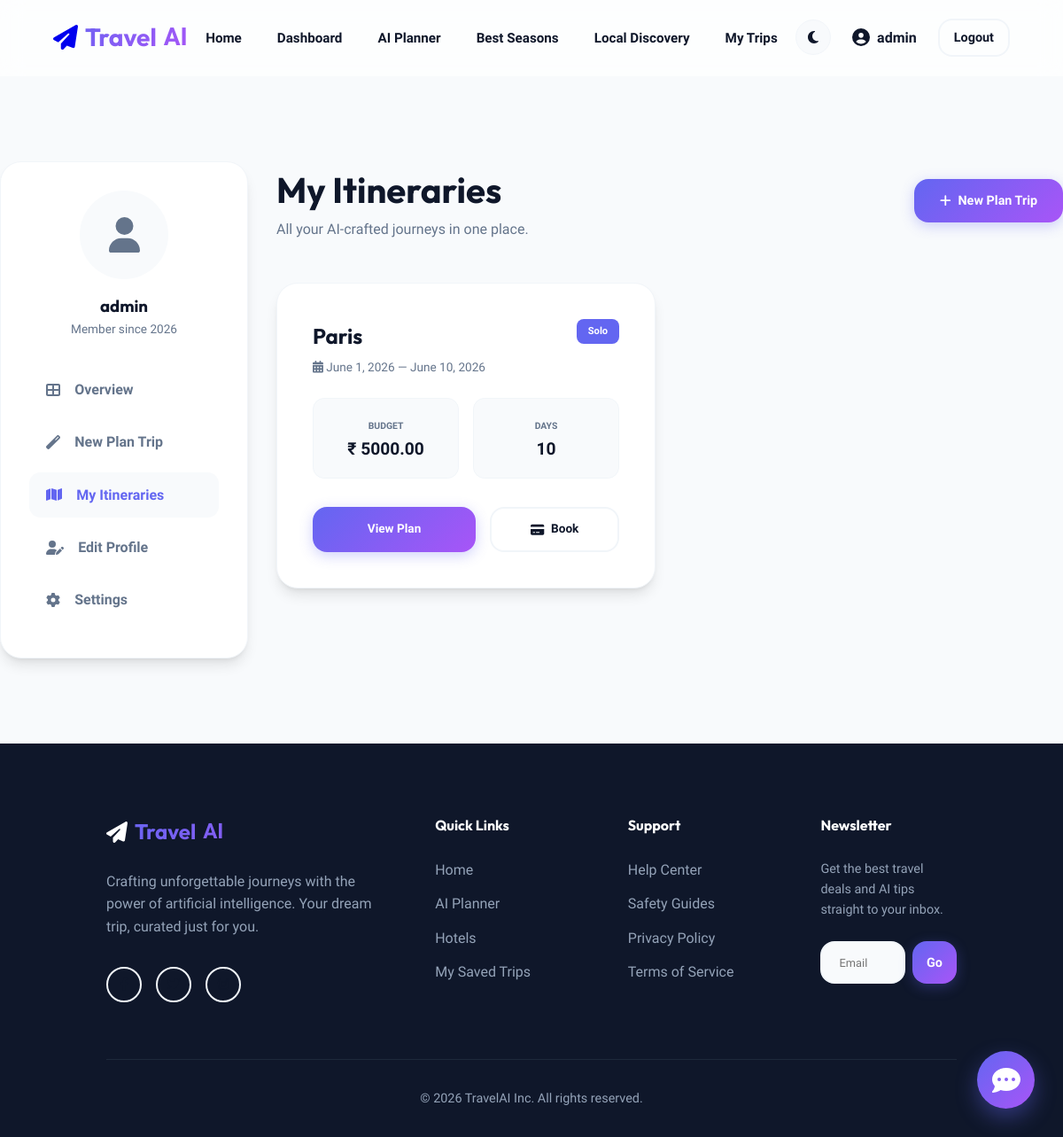
Screenshot of /saved-trips/ (signed in) with the database file from the repository.
### travel_app/models.py (models this page shows, shortened)
class Trip(models.Model):
    TRAVEL_TYPES = [
        ('Solo', 'Solo'),
        ('Family', 'Family'),
        ('Adventure', 'Adventure'),
        ('Romantic', 'Romantic'),
        ('Business', 'Business'),
    ]
    user = models.ForeignKey(User, on_delete=models.CASCADE, related_name='trips')
    starting_point = models.CharField(max_length=200, default='Delhi')
    destination_name = models.CharField(max_length=200)
    budget = models.DecimalField(max_digits=12, decimal_places=2)
    start_date = models.DateField()
    end_date = models.DateField()
    travel_type = models.CharField(max_length=50, choices=TRAVEL_TYPES)
    created_at = models.DateTimeField(auto_now_add=True)
    @property
    def duration(self):
        return (self.end_date - self.start_date).days

### travel_app/views.py (the view)
# urls.py: path('saved-trips/', views.saved_trips, name='saved_trips'),
@login_required
def saved_trips(request):
    trips = Trip.objects.filter(user=request.user)
    return render(request, 'travel_app/saved_trips.html', {'trips': trips})

### templates/travel_app/saved_trips.html (shortened to what this page needs)
{% extends 'travel_app/base.html' %}
{% block content %}
<div class="container" style="padding: 6rem 0;">
    <div class="dashboard-grid">
        <aside class="sidebar animate-slide">
            <div style="text-align: center; margin-bottom: 2rem;">
                {% if user.profile.profile_pic %}
                    <img src="{{ user.profile.profile_pic.url }}" style="width: 100px; height: 100px; border-radius: 50%; object-fit: cover; border: 4px solid var(--card-border);">
                {% else %}
                    <div style="width: 100px; height: 100px; border-radius: 50%; background: var(--input-bg); display: flex; align-items: center; justify-content: center; margin: 0 auto; font-size: 2.5rem; color: var(--text-muted);">
                        <i class="fas fa-user"></i>
                    </div>
                {% endif %}
                <h3 style="margin-top: 1rem; color: var(--text-main);">{{ user.username }}</h3>
                <p style="font-size: 0.85rem; color: var(--text-muted);">Member since {{ user.date_joined|date:"Y" }}</p>
            </div>
            <nav class="sidebar-nav">
                <li><a href="{% url 'dashboard' %}"><i class="fas fa-th-large"></i> Overview</a></li>
                <li><a href="{% url 'ai_planner' %}"><i class="fas fa-magic"></i> New Plan Trip</a></li>
                <li><a href="{% url 'saved_trips' %}" class="active"><i class="fas fa-map"></i> My Itineraries</a></li>
                <li><a href="{% url 'profile' %}"><i class="fas fa-user-edit"></i> Edit Profile</a></li>
                <li><a href="#"><i class="fas fa-cog"></i> Settings</a></li>
            </nav>
        </aside>
        <div class="main-content">
            <div style="display: flex; justify-content: space-between; align-items: center; margin-bottom: 3rem;">
                <div>
                    <h1 style="font-size: 2.5rem; color: var(--text-main);">My Itineraries</h1>
                    <p style="color: var(--text-muted);">All your AI-crafted journeys in one place.</p>
                </div>
                <a href="{% url 'ai_planner' %}" class="btn btn-primary"><i class="fas fa-plus"></i> New Plan Trip</a>
            </div>
            <div style="display: grid; grid-template-columns: repeat(auto-fill, minmax(350px, 1fr)); gap: 2rem;">
                {% for trip in trips %}
                <div class="card animate-fade">
                    <div class="card-content" style="padding: 2.5rem;">
                        <div style="display: flex; justify-content: space-between; align-items: flex-start; margin-bottom: 1.5rem;">
                            <div>
                                <h3 style="font-size: 1.5rem; margin-bottom: 0.3rem; color: var(--text-main);">{{ trip.destination_name }}</h3>
                                <p style="color: var(--text-muted); font-size: 0.85rem;"><i class="fas fa-calendar-alt"></i> {{ trip.start_date }} — {{ trip.end_date }}</p>
                            </div>
                            <div style="background: var(--primary); color: white; padding: 0.3rem 0.8rem; border-radius: 0.5rem; font-size: 0.7rem; font-weight: 800;">{{ trip.travel_type }}</div>
                        </div>
                        <div style="display: flex; gap: 1rem; margin-bottom: 2rem;">
                            <div style="background: var(--input-bg); padding: 1rem; border-radius: 0.8rem; flex: 1; text-align: center; border: 1px solid var(--card-border);">
                                <small style="color: var(--text-muted); font-weight: 700; text-transform: uppercase; font-size: 0.65rem;">Budget</small>
                                <p style="font-weight: 800; font-size: 1.2rem; color: var(--text-main);">₹ {{ trip.budget }}</p>
                            </div>
                            <div style="background: var(--input-bg); padding: 1rem; border-radius: 0.8rem; flex: 1; text-align: center; border: 1px solid var(--card-border);">
                                <small style="color: var(--text-muted); font-weight: 700; text-transform: uppercase; font-size: 0.65rem;">Days</small>
                                <p style="font-weight: 800; font-size: 1.2rem; color: var(--text-main);">{{ trip.duration|add:1 }}</p>
                            </div>
                        </div>
                        <div style="display: flex; gap: 1rem;">
                            <a href="{% url 'itinerary_detail' trip.id %}" class="btn btn-primary" style="flex: 1.5; justify-content: center; font-size: 0.85rem;">View Plan</a>
                            <a href="{% url 'payment' trip.id %}" class="btn btn-outline" style="flex: 1; justify-content: center; font-size: 0.85rem;"><i class="fas fa-credit-card"></i> Book</a>
                        </div>
                    </div>
                </div>
                {% endfor %}
            </div>
        </div>
    </div>
</div>
{% endblock %}

### templates/travel_app/base.html (shortened to what this page needs)
{% load static %}
<!DOCTYPE html>
<html lang="en">
<head>
    <link rel="stylesheet" href="{% static 'travel_app/css/style.css' %}">
</head>
<body>
    <nav class="navbar animate-fade">
        <a href="{% url 'home' %}" class="nav-logo">
            <i class="fas fa-paper-plane"></i>
            Travel<span>AI</span>
        </a>
        <ul class="nav-links">
            <li><a href="{% url 'home' %}">Home</a></li>
            {% if user.is_authenticated %}
                <li><a href="{% url 'dashboard' %}">Dashboard</a></li>
                <li><a href="{% url 'ai_planner' %}">AI Planner</a></li>
                <li><a href="{% url 'seasonal_guide' %}">Best Seasons</a></li>
                <li><a href="{% url 'discover' %}">Local Discovery</a></li>
                <li><a href="{% url 'saved_trips' %}">My Trips</a></li>
            {% endif %}
        </ul>
        <div class="nav-auth" style="display: flex; align-items: center; gap: 1.5rem;">
            <div id="theme-toggle" style="cursor: pointer; width: 40px; height: 40px; background: var(--input-bg); border-radius: 50%; display: flex; align-items: center; justify-content: center; border: 1px solid var(--input-border); color: var(--text-main); transition: all 0.3s;">
                <i class="fas fa-moon" id="theme-icon"></i>
            </div>
            {% if user.is_authenticated %}
                <div style="display: flex; align-items: center; gap: 1.5rem;">
                    <a href="{% url 'profile' %}" style="text-decoration: none; color: var(--text-main); font-weight: 700; display: flex; align-items: center; gap: 0.5rem;">
                        {% if user.profile.profile_pic %}
                            <img src="{{ user.profile.profile_pic.url }}" style="width: 35px; height: 35px; border-radius: 50%; object-fit: cover;">
                        {% else %}
                            <i class="fas fa-user-circle fa-lg"></i>
                        {% endif %}
                        {{ user.username }}
                    </a>
                    <a href="{% url 'logout' %}" class="btn btn-outline" style="padding: 0.5rem 1rem;">Logout</a>
                </div>
            {% else %}
                <a href="{% url 'login' %}" class="btn btn-outline">Login</a>
                <a href="{% url 'register' %}" class="btn btn-primary">Join Free</a>
            {% endif %}
        </div>
    </nav>
    <main>
        {% block content %}{% endblock %}
    </main>
    {% if user.is_authenticated %}
    <div id="chatbot-launcher" onclick="toggleChat()" style="position: fixed; bottom: 2rem; right: 2rem; background: var(--primary-gradient); color: white; width: 65px; height: 65px; border-radius: 50%; display: flex; align-items: center; justify-content: center; cursor: pointer; box-shadow: 0 10px 25px rgba(99, 102, 241, 0.4); z-index: 1001;">
        <i class="fas fa-comment-dots fa-2x"></i>
    </div>
    {% endif %}
    <footer>
        <div class="footer-grid">
            <div class="footer-info">
                <a href="#" class="footer-logo nav-logo">
                    <i class="fas fa-paper-plane"></i>
                    Travel<span>AI</span>
                </a>
                <p style="margin-top: 1.5rem; max-width: 300px;">Crafting unforgettable journeys with the power of artificial intelligence. Your dream trip, curated just for you.</p>
                <div style="margin-top: 2rem; display: flex; gap: 1rem;">
                    <a href="#" class="btn btn-outline" style="padding: 0.6rem; width: 40px; height: 40px; justify-content: center; border-radius: 50%;"><i class="fab fa-facebook-f"></i></a>
                    <a href="#" class="btn btn-outline" style="padding: 0.6rem; width: 40px; height: 40px; justify-content: center; border-radius: 50%;"><i class="fab fa-twitter"></i></a>
                    <a href="#" class="btn btn-outline" style="padding: 0.6rem; width: 40px; height: 40px; justify-content: center; border-radius: 50%;"><i class="fab fa-instagram"></i></a>
                </div>
            </div>
            <div class="footer-links">
                <h4>Quick Links</h4>
                <ul>
                    <li><a href="{% url 'home' %}">Home</a></li>
                    {% if user.is_authenticated %}
                        <li><a href="{% url 'ai_planner' %}">AI Planner</a></li>
                        <li><a href="{% url 'hotels' %}">Hotels</a></li>
                        <li><a href="{% url 'saved_trips' %}">My Saved Trips</a></li>
                    {% else %}
                        <li><a href="{% url 'login' %}">Login</a></li>
                        <li><a href="{% url 'register' %}">Join Free</a></li>
                    {% endif %}
                </ul>
            </div>
            <div class="footer-links">
                <h4>Support</h4>
                <ul>
                    <li><a href="#">Help Center</a></li>
                    <li><a href="#">Safety Guides</a></li>
                    <li><a href="#">Privacy Policy</a></li>
                    <li><a href="#">Terms of Service</a></li>
                </ul>
            </div>
            <div class="footer-links">
                <h4>Newsletter</h4>
                <p style="margin-bottom: 1.5rem; font-size: 0.9rem;">Get the best travel deals and AI tips straight to your inbox.</p>
                <div style="display: flex; gap: 0.5rem;">
                    <input type="email" placeholder="Email" class="form-control" style="font-size: 0.8rem;">
                    <button class="btn btn-primary" style="padding: 0.6rem 1rem;">Go</button>
                </div>
            </div>
        </div>
        <div style="text-align: center; border-top: 1px solid #1e293b; padding-top: 2rem; font-size: 0.9rem;">
            <p>&copy; 2026 TravelAI Inc. All rights reserved.</p>
        </div>
    </footer>
</body>
</html>

### static/travel_app/css/style.css (style rules this page uses)
:root { --primary: #6366f1; --primary-gradient: linear-gradient(135deg, #6366f1 0%, #a855f7 100%); --secondary: #f59e0b; --accent: #10b981; --dark: #0f172a; --dark-lighter: #1e293b; --light: #f8fafc; --white: #ffffff; --glass: rgba(255, 255, 255, 0.7); --glass-dark: rgba(15, 23, 42, 0.8); --card-bg: #ffffff; --card-border: #f1f5f9; --text-main: #0f172a; --text-muted: #64748b; --input-bg: #f8fafc; --input-border: #f1f5f9; --sidebar-bg: #ffffff; --nav-bg: rgba(255, 255, 255, 0.7); --shadow-sm: 0 1px 2px 0 rgb(0 0 0 / 0.05); --shadow: 0 10px 15px -3px rgb(0 0 0 / 0.1), 0 4px 6px -4px rgb(0 0 0 / 0.1); --shadow-xl: 0 20px 25px -5px rgb(0 0 0 / 0.1), 0 8px 10px -6px rgb(0 0 0 / 0.1); --radius-lg: 1rem; --radius-2xl: 1.5rem; }
* { margin: 0; padding: 0; box-sizing: border-box; font-family: 'Plus Jakarta Sans', sans-serif; }
body { background-color: var(--light); color: var(--text-main); line-height: 1.6; overflow-x: hidden; }
h1, h2, h3, h4, .nav-logo { font-family: 'Outfit', sans-serif; font-weight: 700; }
.animate-fade { animation: fadeIn 0.8s ease-out; }
.animate-slide { animation: slideIn 0.8s ease-out; }
.navbar { background: var(--nav-bg); backdrop-filter: blur(12px); -webkit-backdrop-filter: blur(12px); padding: 1.25rem 5%; display: flex; justify-content: space-between; align-items: center; position: sticky; top: 0; z-index: 1000; border-bottom: 1px solid rgba(255, 255, 255, 0.1); transition: all 0.3s; }
.nav-logo { font-size: 1.75rem; background: var(--primary-gradient); -webkit-background-clip: text; -webkit-text-fill-color: transparent; text-decoration: none; display: flex; align-items: center; gap: 0.5rem; }
.nav-links { display: flex; gap: 2.5rem; list-style: none; }
.nav-links a { text-decoration: none; color: var(--text-main); font-weight: 600; font-size: 0.95rem; position: relative; padding: 0.5rem 0; }
.nav-links a::after { content: ''; position: absolute; bottom: 0; left: 0; width: 0; height: 2px; background: var(--primary-gradient); transition: width 0.3s; }
.btn { padding: 0.8rem 1.8rem; border-radius: var(--radius-lg); font-weight: 700; font-size: 0.9rem; cursor: pointer; text-decoration: none; display: inline-flex; align-items: center; gap: 0.5rem; transition: all 0.3s cubic-bezier(0.4, 0, 0.2, 1); border: none; }
.btn-primary { background: var(--primary-gradient); color: var(--white); box-shadow: 0 4px 15px rgba(99, 102, 241, 0.3); }
.btn-outline { background: transparent; border: 2px solid var(--card-border); color: var(--text-main); }
.card { background: var(--card-bg); border-radius: var(--radius-2xl); overflow: hidden; border: 1px solid var(--card-border); box-shadow: var(--shadow); transition: all 0.4s; }
.container { max-width: 1280px; margin: 0 auto; padding: 0 2rem; }
.form-control { background: var(--input-bg); border: 2px solid var(--input-border); padding: 0.9rem 1.2rem; border-radius: var(--radius-lg); font-weight: 500; transition: all 0.3s; width: 100%; display: block; font-family: 'Plus Jakarta Sans', sans-serif; font-size: 0.95rem; color: var(--text-main); box-sizing: border-box; }
.dashboard-grid { display: grid; grid-template-columns: 280px 1fr; gap: 2rem; }
.sidebar { background: var(--sidebar-bg); padding: 2rem; border-radius: var(--radius-2xl); height: fit-content; box-shadow: var(--shadow); border: 1px solid var(--card-border); }
.sidebar-nav { list-style: none; }
.sidebar-nav li { margin-bottom: 0.5rem; }
.sidebar-nav a { display: flex; align-items: center; gap: 1rem; padding: 0.8rem 1.2rem; border-radius: 0.8rem; text-decoration: none; color: var(--text-muted); font-weight: 600; transition: all 0.3s; }
.sidebar-nav a:hover, .sidebar-nav a.active { background: var(--input-bg); color: var(--primary); }
#chatbot-launcher { transition: all 0.3s cubic-bezier(0.175, 0.885, 0.32, 1.275); }
footer { background: var(--dark); color: #94a3b8; padding: 5rem 10% 2rem; }
.footer-grid { display: grid; grid-template-columns: 2fr 1fr 1fr 1fr; gap: 4rem; margin-bottom: 4rem; }
.footer-logo { color: var(--white); font-size: 1.5rem; margin-bottom: 1.5rem; }
.footer-links h4 { color: var(--white); margin-bottom: 1.5rem; }
.footer-links ul { list-style: none; }
.footer-links li { margin-bottom: 0.8rem; }
.footer-links a { color: #94a3b8; text-decoration: none; transition: color 0.3s; }

### rows the page displays
Trip: destination_name "Paris", start_date "June 1, 2026", end_date "June 10, 2026", travel_type "Solo", budget "5000.00", duration|add "10"

### other values shown
{{ user.username }} "admin"
{{ user.date_joined|date:"Y" }} "2026"
